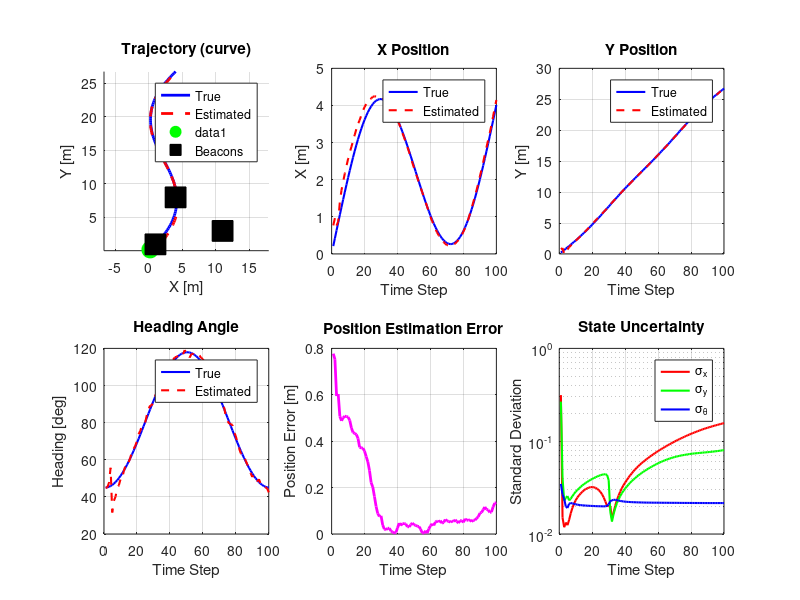
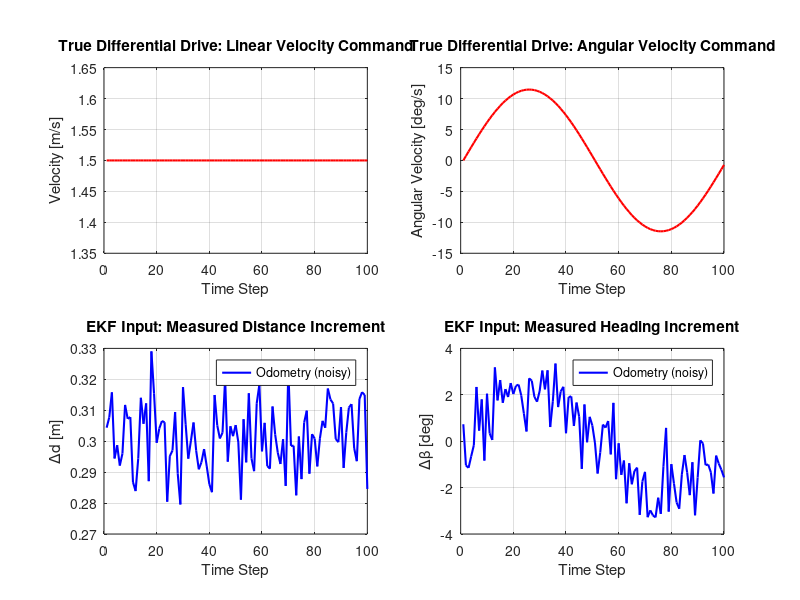

Recreate these plots in MATLAB, in order.
%% Extended Kalman Filter with Differential Drive Model
% Control input: [Δd, Δβ] where Δd is distance traveled and Δβ is heading change
% Measurement model: Bearing to beacons

clear;
close all;
clc;

%% Vehicle and Simulation Parameters
b = 0.5;                    % Track width (wheel separation) [m]
time_step = 0.2;            % Discrete time step [s]
simulation_time = 20;       % Total simulation time [s]
num_steps = simulation_time / time_step;

%% Define Trajectory
% You can change these to create different trajectories
trajectory_type = 'curve';  % Options: 'linear', 'circular', 'curve'

switch trajectory_type
    case 'linear'
        % Linear trajectory
        velocity_profile = 2.0 * ones(1, num_steps);        % Constant 2 m/s
        angular_velocity_profile = 0.0 * ones(1, num_steps); % Zero rotation
    case 'circular'
        % Circular/Arc trajectory
        velocity_profile = 1.0 * ones(1, num_steps); % Constant 1 m/s
        radius = 5; % 5m radius
        angular_velocity_profile = (velocity_profile / radius); % Constant angular velocity
    case 'curve'
        % Curved path with varying angular velocity
        velocity_profile = 1.5 * ones(1, num_steps); % Constant 1.5 m/s
        angular_velocity_profile = 0.2 * sin(2*pi*(0:num_steps-1)/num_steps); % Sinusoidal rotation [rad/s]
end


%% Process Noise (Motion Model Uncertainty)

% For EKF (in odometry space: Δd, Δβ)
process_noise_d = 0.01;      % Distance increment noise [m]
process_noise_beta = 0.02;   % Heading increment noise [rad]
Q = [process_noise_d^2, 0;
     0, process_noise_beta^2];

% Pre-compute standard deviations for efficiency
Q_std = sqrt(diag(Q));

%% Measurement Noise (Sensor Uncertainty)

measurement_noise_std = 0.05;  % Bearing measurement noise [rad]
R = measurement_noise_std^2 * eye(3);  % 3 beacons

% Pre-compute standard deviations for efficiency
R_std = sqrt(diag(R));

%% Beacon Positions
beacons = [
    4  8;   % Beacon 1
    1  1;   % Beacon 2
   11  3    % Beacon 3
];
num_beacons = size(beacons, 1);

%% Initial Conditions

% Initial state: start at origin, heading 45 degrees
true_state = [0; 0; pi/4];  % [x, y, theta]

% Initial state prediction (with error for EKF)
estimated_state = true_state + [0.5; 0.5; 0.1];  % Just deviate a little

% Initial state covariance: with uncertainty for the state vector
P = diag([0.5^2, 0.5^2, 0.1^2]);

%% Variables to show results
true_trajectory = zeros(3, num_steps);
estimated_trajectory = zeros(3, num_steps);
variance_history = zeros(3, num_steps);
control_history = zeros(2, num_steps);

%% Main Simulation Loop

for step = 1:num_steps
    % 1. Simulate ground truth robot motion: Differential drive model with
    % linear and angular velocity as control input, [v, ω]

    % Store previous state to compute actual displacement
    prev_state = true_state;

    % Differential drive control inputs: linear velocity (v) and angular velocity (ω)
    v = velocity_profile(step);
    omega = angular_velocity_profile(step);

    % Differential drive dynamics (no noise - perfect execution)
    % Note: v and ω could come from wheel velocities: v = (v_R + v_L)/2, ω = (v_R - v_L)/b

    % Use Euler method for integration (simpler, first-order)
    theta_k = true_state(3);

    % Update true state with Euler integration
    true_state = [
        true_state(1) + time_step * v * cos(theta_k);
        true_state(2) + time_step * v * sin(theta_k);
        theta_k + time_step * omega
    ];

    %% Compute Odometry Measurements [Δd, Δβ] from true motion - Vectorized
    % This is what the EKF actually observes (with noise)
    state_delta = true_state - prev_state;
    actual_control = [norm(state_delta(1:2)); state_delta(3)];

    % Add odometry measurement noise (vectorized)
    noisy_control = actual_control + Q_std .* randn(2, 1);
    control_history(:, step) = noisy_control;

    true_trajectory(:, step) = true_state;

    %% Generate Measurements (Bearing to each beacon) - Vectorized
    % Compute all bearings at once
    dx_beacons = beacons(:,1) - true_state(1);
    dy_beacons = beacons(:,2) - true_state(2);
    true_bearings = atan2(dy_beacons, dx_beacons);
    relative_bearings = true_bearings - true_state(3);

    % Add measurement noise (using pre-computed R_std)
    measurements = relative_bearings + R_std .* randn(num_beacons, 1);

    % Normalize to [-pi, pi]
    measurements = atan2(sin(measurements), cos(measurements));

    %% EKF PREDICTION STEP
    % Control input: u = [Δd, Δβ]
    delta_d_hat = noisy_control(1);
    delta_beta_hat = noisy_control(2);
    theta_k = estimated_state(3);

    % Predicted state using midpoint odometry model
    theta_mid = theta_k + delta_beta_hat / 2;
    predicted_state = [
        estimated_state(1) + delta_d_hat * cos(theta_mid);
        estimated_state(2) + delta_d_hat * sin(theta_mid);
        theta_k + delta_beta_hat
    ];

    % Compute Jacobian of discrete transition function with respect to state
    % f(x,y,θ) = [x + Δd*cos(θ + Δβ/2); y + Δd*sin(θ + Δβ/2); θ + Δβ]
    A = [
        1, 0, -delta_d_hat * sin(theta_mid);
        0, 1,  delta_d_hat * cos(theta_mid);
        0, 0,  1
    ];

    % Compute Jacobian with respect to control input u = [Δd, Δβ]
    % For midpoint model: ∂f/∂[Δd, Δβ]
    W = [
        cos(theta_mid),  -0.5 * delta_d_hat * sin(theta_mid);
        sin(theta_mid),   0.5 * delta_d_hat * cos(theta_mid);
        0,                1
    ];

    % Predict covariance
    P_predicted = A * P * A' + W * Q * W';

    %% EKF UPDATE STEP - Vectorized
    % Compute all predicted measurements at once
    dx_pred = beacons(:,1) - predicted_state(1);
    dy_pred = beacons(:,2) - predicted_state(2);
    dist_sq = dx_pred.^2 + dy_pred.^2;

    % Predicted bearings
    predicted_bearings = atan2(dy_pred, dx_pred);
    predicted_measurements = predicted_bearings - predicted_state(3);

    % Normalize to [-pi, pi]
    predicted_measurements = atan2(sin(predicted_measurements), cos(predicted_measurements));

    % Measurement Jacobian (all rows at once)
    H = [dy_pred ./ dist_sq, -dx_pred ./ dist_sq, -ones(num_beacons, 1)];

    % Innovation (measurement residual) with angle normalization
    innovation = measurements - predicted_measurements;
    innovation = atan2(sin(innovation), cos(innovation));

    % Innovation covariance
    S = H * P_predicted * H' + R;

    % Kalman gain
    K = P_predicted * H' / S;

    % Update state estimate
    estimated_state = predicted_state + K * innovation;

    % Normalize theta to [-pi, pi]
    estimated_state(3) = atan2(sin(estimated_state(3)), cos(estimated_state(3)));

    % Update covariance
    P = (eye(3) - K * H) * P_predicted;

    %% Store Results
    estimated_trajectory(:, step) = estimated_state;
    variance_history(:, step) = [P(1,1); P(2,2); P(3,3)];
end

%% Compute Estimation Errors
position_error = sqrt(sum((true_trajectory(1:2,:) - estimated_trajectory(1:2,:)).^2, 1));
angle_error = abs(true_trajectory(3,:) - estimated_trajectory(3,:));

%% Visualization
figure('Name', 'EKF with Ackermann Model (Control: Δd, Δβ)', 'Position', [50 50 1400 900]);

% Plot 1: 2D Trajectory with Beacons
subplot(2,3,1);
hold on; grid on; axis equal;
plot(true_trajectory(1,:), true_trajectory(2,:), 'b-', 'LineWidth', 2, 'DisplayName', 'True');
plot(estimated_trajectory(1,:), estimated_trajectory(2,:), 'r--', 'LineWidth', 2, 'DisplayName', 'Estimated');
plot(true_trajectory(1,1), true_trajectory(2,1), 'go', 'MarkerSize', 12, 'MarkerFaceColor', 'g');
plot(beacons(:,1), beacons(:,2), 'ks', 'MarkerSize', 15, 'MarkerFaceColor', 'k', 'DisplayName', 'Beacons');
xlabel('X [m]'); ylabel('Y [m]');
title(sprintf('Trajectory (%s)', trajectory_type));
legend('Location', 'best');

% Plot 2: X Position
subplot(2,3,2);
plot(true_trajectory(1,:), 'b-', 'LineWidth', 1.5); hold on;
plot(estimated_trajectory(1,:), 'r--', 'LineWidth', 1.5);
xlabel('Time Step'); ylabel('X [m]');
title('X Position'); legend('True', 'Estimated');
grid on;

% Plot 3: Y Position
subplot(2,3,3);
plot(true_trajectory(2,:), 'b-', 'LineWidth', 1.5); hold on;
plot(estimated_trajectory(2,:), 'r--', 'LineWidth', 1.5);
xlabel('Time Step'); ylabel('Y [m]');
title('Y Position'); legend('True', 'Estimated');
grid on;

% Plot 4: Heading Angle
subplot(2,3,4);
plot(rad2deg(true_trajectory(3,:)), 'b-', 'LineWidth', 1.5); hold on;
plot(rad2deg(estimated_trajectory(3,:)), 'r--', 'LineWidth', 1.5);
xlabel('Time Step'); ylabel('Heading [deg]');
title('Heading Angle'); legend('True', 'Estimated');
grid on;

% Plot 5: Position Error
subplot(2,3,5);
plot(position_error, 'm-', 'LineWidth', 2);
xlabel('Time Step'); ylabel('Position Error [m]');
title('Position Estimation Error');
grid on;

% Plot 6: Covariance
subplot(2,3,6);
semilogy(sqrt(variance_history(1,:)), 'r-', 'LineWidth', 1.5); hold on;
semilogy(sqrt(variance_history(2,:)), 'g-', 'LineWidth', 1.5);
semilogy(sqrt(variance_history(3,:)), 'b-', 'LineWidth', 1.5);
xlabel('Time Step'); ylabel('Standard Deviation');
title('State Uncertainty');
legend('\sigma_x', '\sigma_y', '\sigma_\theta');
grid on;

%% Control Input Visualization
figure('Name', 'Control Inputs', 'Position', [100 100 1000 800]);

% True Differential Drive control inputs [v, ω]
subplot(2,2,1);
plot(velocity_profile, 'r-', 'LineWidth', 1.5);
xlabel('Time Step'); ylabel('Velocity [m/s]');
title('True Differential Drive: Linear Velocity Command');
grid on;

subplot(2,2,2);
plot(rad2deg(angular_velocity_profile), 'r-', 'LineWidth', 1.5);
xlabel('Time Step'); ylabel('Angular Velocity [deg/s]');
title('True Differential Drive: Angular Velocity Command');
grid on;

% Odometry measurements (what EKF sees) [Δd, Δβ]
subplot(2,2,3);
plot(control_history(1,:), 'b-', 'LineWidth', 1.5);
xlabel('Time Step'); ylabel('Δd [m]');
title('EKF Input: Measured Distance Increment');
legend('Odometry (noisy)'); grid on;

subplot(2,2,4);
plot(rad2deg(control_history(2,:)), 'b-', 'LineWidth', 1.5);
xlabel('Time Step'); ylabel('Δβ [deg]');
title('EKF Input: Measured Heading Increment');
legend('Odometry (noisy)'); grid on;

%% Display Statistics
fprintf('\n========== EKF with Differential Drive Model - Results ==========\n');
fprintf('True Dynamics:          Differential Drive [v, ω]\n');
fprintf('EKF Control Input:      Odometry [Δd, Δβ]\n');
fprintf('Trajectory Type:        %s\n', trajectory_type);
fprintf('Track Width (b):        %.2f m\n', b);
fprintf('Time Step:              %.2f s\n', time_step);
fprintf('Simulation Time:        %.2f s\n', simulation_time);
fprintf('Number of Steps:        %d\n', num_steps);
fprintf('\nFinal Position Error:   %.3f m\n', position_error(end));
fprintf('Mean Position Error:    %.3f m\n', mean(position_error));
fprintf('Max Position Error:     %.3f m\n', max(position_error));
fprintf('Final Angle Error:      %.3f deg\n', rad2deg(angle_error(end)));
fprintf('\nFinal Std Dev (x):      %.4f m\n', sqrt(variance_history(1,end)));
fprintf('Final Std Dev (y):      %.4f m\n', sqrt(variance_history(2,end)));
fprintf('Final Std Dev (theta):  %.4f rad\n', sqrt(variance_history(3,end)));
fprintf('=======================================================\n\n');
